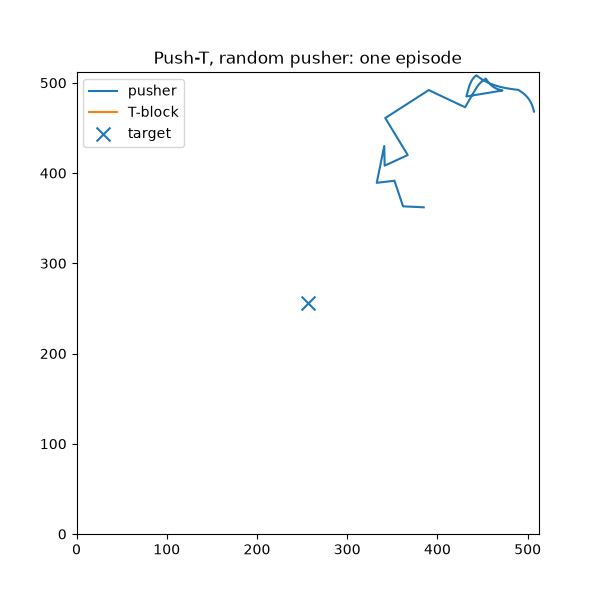

Generate this figure with Python:
"""
supermimic-push-t -- Step 0: see Push-T move, no learning yet.

Run this first. It does NOT train anything.
It just runs one random episode in a 2D physics world:
a round pusher bumps into a T-shaped block, and we measure
how far the block ends up from its target pose.

On your Mac:
    python3 -m venv .venv
    source .venv/bin/activate
    pip install pymunk matplotlib
    python push_t_random.py

You should see a printout and a file called push_t_random.png
with the pusher path and the T-block path.
If that works, Step 0 is done. Learning comes after.
"""

import math
import random

import pymunk
import matplotlib
matplotlib.use("Agg")
import matplotlib.pyplot as plt


# --- The T shape, in pixels. Top bar + stem, like the letter T. ---
def add_t_block(space, x, y, angle):
    body = pymunk.Body(1, pymunk.moment_for_box(1, (120, 120)))
    body.position = (x, y)
    body.angle = angle
    # Top bar of the T
    top = pymunk.Poly.create_box(body, (120, 30))
    top.offset = (0, 45)
    top.friction = 0.5
    # Stem of the T
    stem = pymunk.Poly.create_box(body, (30, 90))
    stem.offset = (0, -15)
    stem.friction = 0.5
    space.add(body, top, stem)
    return body


def angle_diff(a, b):
    """Smallest difference between two angles, in radians."""
    d = (a - b + math.pi) % (2 * math.pi) - math.pi
    return abs(d)


def main():
    random.seed(0)
    space = pymunk.Space()
    space.gravity = (0, 0)  # Top-down table, no gravity.

    # Walls so nothing flies off the 512x512 table.
    for a, b in [((0, 0), (512, 0)), ((512, 0), (512, 512)),
                 ((512, 512), (0, 512)), ((0, 512), (0, 0))]:
        wall = pymunk.Segment(space.static_body, a, b, 1)
        wall.elasticity = 0.0
        wall.friction = 0.5
        space.add(wall)

    # Target pose: fixed for this starter. Tang's variant may change this.
    target_x, target_y, target_angle = 256, 256, 0.0

    # Start: T-block bottom-left, pusher top-right, both with a random nudge.
    t_body = add_t_block(space, 150 + random.randint(-30, 30),
                         150 + random.randint(-30, 30),
                         random.uniform(-0.5, 0.5))
    pusher = pymunk.Body(1, pymunk.moment_for_circle(1, 0, 20))
    pusher.position = (380 + random.randint(-20, 20),
                       380 + random.randint(-20, 20))
    pusher_shape = pymunk.Circle(pusher, 20)
    pusher_shape.friction = 0.5
    space.add(pusher, pusher_shape)

    pusher_path, t_path = [], []
    for step in range(300):
        # Random pusher: pick a new random velocity every 20 steps.
        # This is deliberately dumb. A learned policy will replace this.
        if step % 20 == 0:
            vx = random.uniform(-150, 150)
            vy = random.uniform(-150, 150)
        pusher.velocity = (vx, vy)
        space.step(1 / 60.0)
        pusher_path.append(tuple(pusher.position))
        t_path.append(tuple(t_body.position))

    pos_err = math.dist(t_body.position, (target_x, target_y))
    ang_err = angle_diff(t_body.angle, target_angle)
    success = pos_err < 30 and ang_err < 0.3

    print(f"T-block final position: ({t_body.position.x:.0f}, {t_body.position.y:.0f})")
    print(f"Target position:        ({target_x}, {target_y})")
    print(f"Position error: {pos_err:.0f} pixels, angle error: {ang_err:.2f} rad")
    print(f"Success (pos < 30 and angle < 0.3)? {success}")
    print("Random almost never succeeds. That is the point: learning has to beat this.")

    px, py = zip(*pusher_path)
    tx, ty = zip(*t_path)
    plt.figure(figsize=(6, 6))
    plt.plot(px, py, label="pusher")
    plt.plot(tx, ty, label="T-block")
    plt.scatter([target_x], [target_y], marker="x", s=100, label="target")
    plt.xlim(0, 512)
    plt.ylim(0, 512)
    plt.gca().set_aspect("equal")
    plt.legend()
    plt.title("Push-T, random pusher: one episode")
    plt.savefig("push_t_random.png")
    print("Saved push_t_random.png")


if __name__ == "__main__":
    main()
